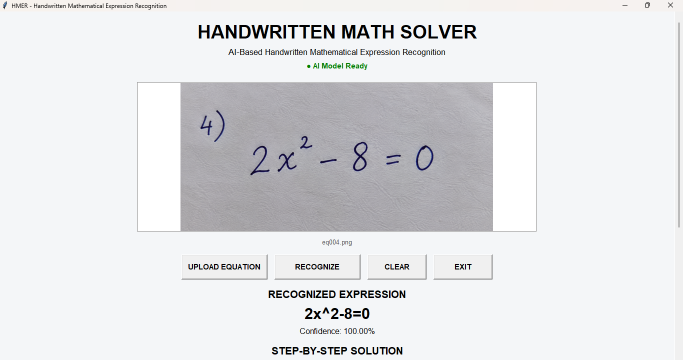
#> input picture scee.png, 1366 x 720 px (shown at 1/2 size)
$ python -i image_processor.py   (imports and definitions only)
#> lines starting #> are read from the running program, lines starting #| are printed output that depends on the picture; after the words box and inside, x2 and y2 are one past the last pixel; in counts of white or black regions, pixels touching at a corner belong together
# Image preprocessing

# Now we move into the most important ECE part: digital image processing.


import cv2
import numpy as np

from config import (
    IMAGE_WIDTH,
    IMAGE_HEIGHT
)


def read_image(image_path):

#> called with image_path = 'scee.png'
    image = cv2.imread(image_path)
#> image is the input picture: shape (720, 1366, 3); mean B, G, R 229.3, 227, 226

    if image is None:

        raise FileNotFoundError(
            f"Cannot read image: {image_path}"
        )

    return image


def convert_to_grayscale(image):

    return cv2.cvtColor(
        image,
        cv2.COLOR_BGR2GRAY
    )


def remove_noise(gray):

    return cv2.GaussianBlur(
        gray,
        (5, 5),
        0
    )


def threshold_image(image):

    _, binary = cv2.threshold(
        image,
        0,
        255,
        cv2.THRESH_BINARY_INV
        + cv2.THRESH_OTSU
    )
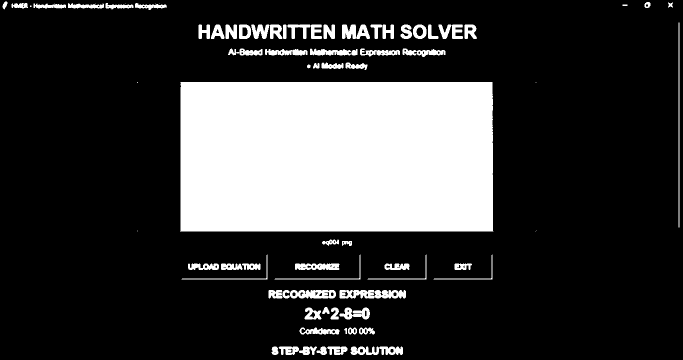
#> binary: shape (720, 1366) (shown at 1/2 size); 22.2% white; 80 white regions (12 under 20 px), largest, box (x1, y1, x2, y2) and area: (360, 164, 987, 463) 186802, (679, 580, 812, 597) 1766, (565, 580, 672, 597) 1381

    return binary


def resize_image(image):

    return cv2.resize(
        image,
        (IMAGE_WIDTH, IMAGE_HEIGHT),
        interpolation=cv2.INTER_AREA
    )
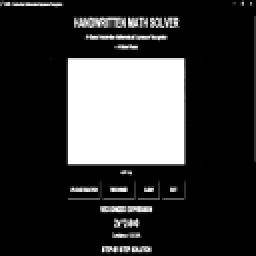
#> returned value: shape (128, 128) (shown 2 times larger); min 0, max 255, mean 56.7


def normalize_image(image):

    image = image.astype(
        np.float32
    )
#> image: shape (128, 128) float32

    image = image / 255.0

    return image


def preprocess_image(image_path):

    original = read_image(
        image_path
    )

    gray = convert_to_grayscale(
        original
    )

    filtered = remove_noise(
        gray
    )

    binary = threshold_image(
        filtered
    )

    resized = resize_image(
        binary
    )

    normalized = normalize_image(
        resized
    )

    normalized = np.expand_dims(
        normalized,
        axis=-1
    )

    return (
        original,
        gray,
        binary,
        normalized
    )

>>> result = preprocess_image('scee.png')
